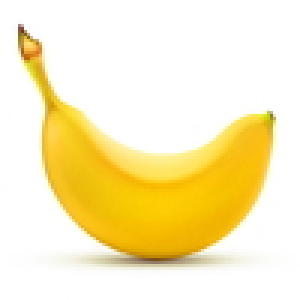
#> input picture mldl_work/chap6/a.jpg, 100 x 100 px (shown 3 times larger)
$ python ex06.py
#> lines starting #> are read from the running program, lines starting #| are printed output that depends on the picture
### mldl_work/chap6/fruitslog.py
# %%
import numpy as np
from sklearn.cluster import KMeans
from sklearn.linear_model import LogisticRegression


def getlog():
    target = np.array(['사과']*100 + ['파인애플']*100 + ['바나나']*100)
    fruits = np.load('fruits_300.npy')
    print(fruits.shape)
    fruits2d = fruits.reshape(-1, 10000)
    lr = LogisticRegression()
    lr.fit(fruits2d, target)
    return lr

# %%

### mldl_work/chap6/ex06.py
# %%
import cv2
import numpy as np
import matplotlib.pyplot as plt
from fruitslog import getlog

a = cv2.imread('a.jpg', cv2.IMREAD_GRAYSCALE)
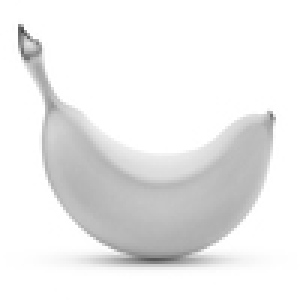
#> a: shape (100, 100) (shown 3 times larger); min 67, max 255, mean 236.1
print(a.shape)
#| (100, 100)

b = cv2.imread('b.jpg', cv2.IMREAD_GRAYSCALE)
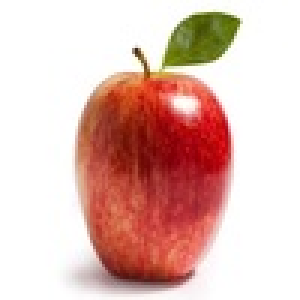
#> input picture mldl_work/chap6/b.jpg, 100 x 100 px (shown 3 times larger)
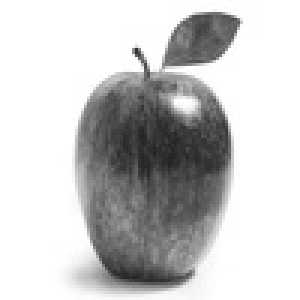
#> b: shape (100, 100) (shown 3 times larger); min 34, max 255, mean 200.8
print(b.shape)
#| (100, 100)
plt.imshow(b, cmap='gray_r')
plt.show()

#> (the run stopped early here; a loop or call above may not have finished)
